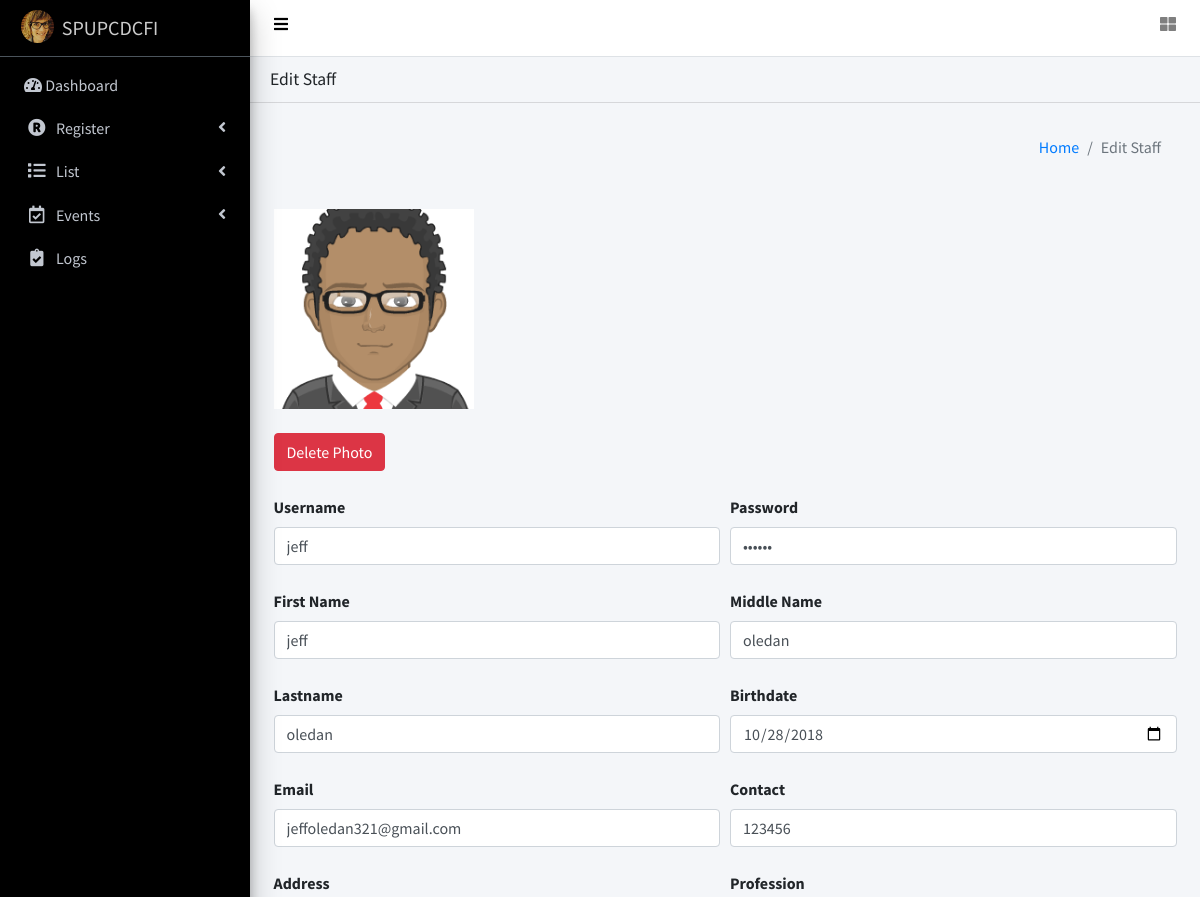
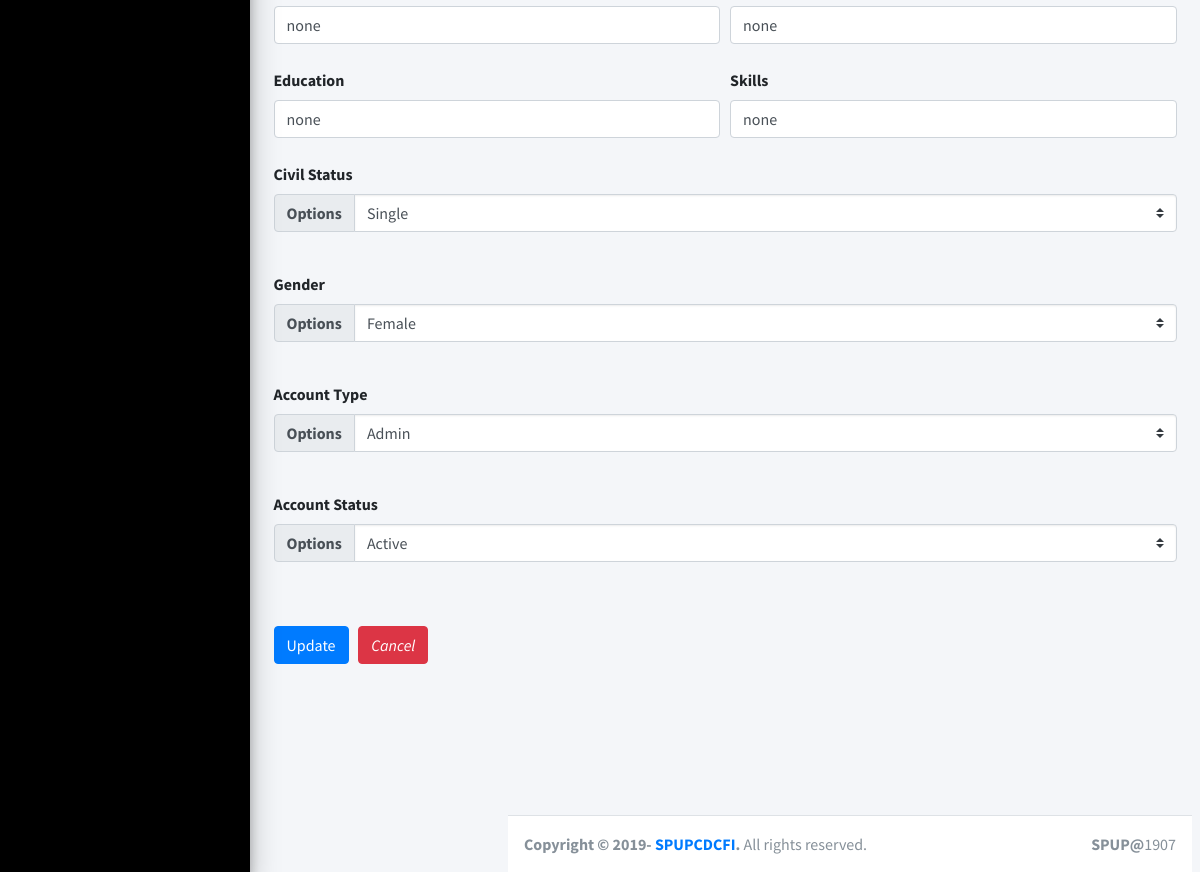
Page /edit_staff.php?id=27 on the committed database (2 pictures, top to bottom).
### tables this page shows
CREATE TABLE `staff` (
  `id` int(11) NOT NULL,
  `username` varchar(65) NOT NULL,
  `password` varchar(65) NOT NULL,
  `firstname` varchar(65) NOT NULL,
  `middlename` varchar(65) NOT NULL,
  `lastname` varchar(65) NOT NULL,
  `birthdate` date NOT NULL,
  `gender` varchar(20) NOT NULL,
  `email` varchar(65) NOT NULL,
  `contact` int(12) NOT NULL,
  `address` varchar(65) NOT NULL,
  `account_status` varchar(65) NOT NULL,
  `photo` varchar(65) NOT NULL,
  `status` varchar(65) NOT NULL,
  `account_type` varchar(11) NOT NULL,
  `education` varchar(255) NOT NULL,
  `skills` varchar(65) NOT NULL,
  `profession` varchar(65) NOT NULL
);

### perfect_function.php (called while the page is built, shortened)
<?php
function getConnection()
{
	$servername = "localhost";
	$username = "root";
	$password = "";
	$dbname = "system";
	$conn = new mysqli($servername, $username, $password, $dbname);
	return $conn;
}
function get_where($table_name, $id)
{
	$conn = getConnection();
	$sql = "SELECT * FROM $table_name where id=$id";
	$result = $conn->query($sql);
	return $result;
}
function base_url()
{
	$project_name = "ci";
	return "http://" . $_SERVER['SERVER_NAME'].'/'.$project_name.'/';
}
?>

### edit_staff.php (the view, shortened to what this page needs)
<?php
	include"perfect_function.php";
	include"header.php";
	$id = $_GET['id'];
	$form_edit="staff_edit_proc.php?id=".$id;
	$table="staff";
	$user_data=get_where($table,$id);
	foreach ($user_data as $key => $row) {
		$id=$row['id'];
		$username=$row['username'];
		$password=$row['password'];
		$firstname=$row['firstname'];
		$middlename=$row['middlename'];
		$lastname=$row['lastname'];
		$birthdate=$row['birthdate'];
		$gender=$row['gender'];
		$email=$row['email'];
    $photo = $row['photo'];
    $photo_url = base_url().'staff_pics/'.$photo;
		$contact=$row['contact'];
		$address=$row['address'];
		$account_status=$row['account_status'];
    $status=$row['status'];
    $profession=$row['profession'];
    $education=$row['education'];
    $account_type=$row['account_type'];
    $skills=$row['skills'];
	}
	?>
	<!DOCTYPE html>
<html>
<head>
</head>
<body style="background-color: lavender">
   <div class="card-header">
                <h3 class="card-title">Edit Staff</h3>
              </div>
	<section class="content">
	<div class=" container">
   <section class="content-header">
      <section class="content-header">
      <div class="container-fluid">
        <div class="row mb-2">
          <div class="col-sm-6">
          </div>
          <div class="col-sm-6">
            <ol class="breadcrumb float-sm-right">
              <li class="breadcrumb-item"><a href="blank.php">Home</a></li>
              <li class="breadcrumb-item active">Edit Staff</li>
            </ol>
          </div>
        </div>
      </div>
    </section>
	<div><br>
  <div class="row-fluid sortable">
    <div class="box span12">
      <div class="box-content">
        <?php
        if ($photo == ""){
        ?>
        <a href="<?= base_url() ?>staff_uploadphoto.php?id=<?= $id ?>">
          <button type="button" class="btn btn-primary">Upload Photo</button>
        </a>
        <?php
        } else {
        ?>
        <img src="<?= $photo_url ?>" style="height: 200px;width: 200px;" class="img-responsive">
        <br><br>
        <a href="<?= base_url() ?>staff_deletephoto.php?id=<?= $id ?>">
          <button type="button" class="btn btn-danger">Delete Photo</button>
        </a>
        <br>
        <?php
        }
        ?>
      </div>
    </div>
  </div><br>
		<form action="<?=$form_edit?>" method="post">
  <div class="form-row">
    <div class="col">
    <label>Username</label>
      <input type="text" name="username" class="form-control" placeholder="Username" required="" value="<?=$username?>">
    </div>
    <div class="col">
    <label>Password</label>
      <input type="password" name="password"  class="form-control" placeholder="Password" required="" value="<?=$password?>">
    </div>
  </div><br>
  <div class="form-row">
  	<div class="col">
    <label>First Name</label>
      <input type="text" name="firstname"  class="form-control" placeholder="First Name" required="" value="<?=$firstname?>">
    </div>
    <div class="col">
    <label>Middle Name</label>
      <input type="text" name="middlename"  class="form-control" placeholder="Middle Name" required=""  value="<?=$middlename?>">
    </div>
  </div><br>
  <div class="form-row">
  	<div class="col">
    <label>Lastname</label>
      <input type="text" name="lastname"  class="form-control" placeholder="Last Name" required=""  value="<?=$lastname?>">
    </div>
    <div class="col">
    <label>Birthdate</label>
      <input type="date" name="birthdate"  class="form-control" placeholder="Birthdate" required=""  value="<?=$birthdate?>">
    </div>
  </div><br>
   <div class="form-row">
  	<div class="col">
    <label>Email</label>
      <input type="email" name="email"  class="form-control" placeholder="Email" required=""  value="<?=$email?>">
    </div>
    <div class="col">
    <label>Contact</label>
      <input type="text" name="contact"  class="form-control" placeholder="Contact" required=""  value="<?=$contact?>">
    </div>
  </div><br>
   <div class="form-row">
  	<div class="col">
    <label>Address</label>
      <input type="text" name="address"  class="form-control" placeholder="Address" required=""  value="<?=$address?>">
    </div>
     <div class="col">
    <label>Profession</label>
      <input type="text" name="profession"  class="form-control" placeholder="Status" required="" value="<?=$profession?>">
    </div>
  </div><br>
  <div class="form-row">
    <div class="col">
    <label>Education</label>
      <input type="text" name="education"  class="form-control" placeholder="Education required=""  value="<?=$education?>">
    </div>
     <div class="col">
    <label>Skills</label>
      <input type="text" name="skills"  class="form-control" placeholder="Skills" required="" value="<?=$skills?>">
    </div>
  </div><br>
  <label>Civil Status</label>
  <div class="input-group mb-3">
  <div class="input-group-prepend">
    <label class="input-group-text" for="inputGroupSelect01">Options</label>
  </div>
  <select name="status" class="custom-select" id="inputGroupSelect01" required=""  value="<?=$status?>">
      <?php if ($status == "1") { ?>
          <option value="1">Single</option>
        <?php } ?>
  </select>
</div><br>
  <label>Gender</label>
  <div class="input-group mb-3">
  <div class="input-group-prepend">
    <label class="input-group-text" for="inputGroupSelect01">Options</label>
  </div>
  <select name="gender" class="custom-select" id="inputGroupSelect01" required=""  value="<?=$gender?>">
				<?php if ($gender=="2") { ?>
				<option value="2">Female</option>
				<?php } ?>
  </select>
</div><br>
<label>Account Type</label>
  <div class="input-group mb-3">
  <div class="input-group-prepend">
    <label class="input-group-text" for="inputGroupSelect01">Options</label>
  </div>
  <select name="account_type" class="custom-select" id="inputGroupSelect01" required=" tanginamo"  value="<?=$account_type?>">
    <?php if ($account_type == "1") { ?>
        <option value="1">Admin</option>
        <?php } ?>
  </select>
</div><br>
<label>Account Status</label>
  <div class="input-group mb-3">
  <div class="input-group-prepend">
    <label class="input-group-text" for="inputGroupSelect01">Options</label>
  </div>
  <select name="account_status" class="custom-select" id="inputGroupSelect01" required=" tanginamo"  value="<?=$account_status?>">
    <?php if ($account_status == "1") { ?>
				<option value="1">Active</option>
				<?php } ?>
  </select>
</div><br><br>
  <button class="btn btn-primary" type="submit">Update</button>
  <a href="view_staff.php"><i class="btn btn-danger">Cancel</i></a>
</form>
</div>
	 </section><br><br><br><br><br>
</body>
</html>
<?php include"footer.php" ?>

### rows in the picture
staff: photo (placeholder picture), username "jeff", firstname "jeff", middlename "oledan", lastname "oledan", birthdate "10/28/2018", email "jeffoledan321@gmail.com", contact "123456", address "none", profession "none", education "none", skills "none", status "Single", gender "Female", account_type "Admin", account_status "Active"
